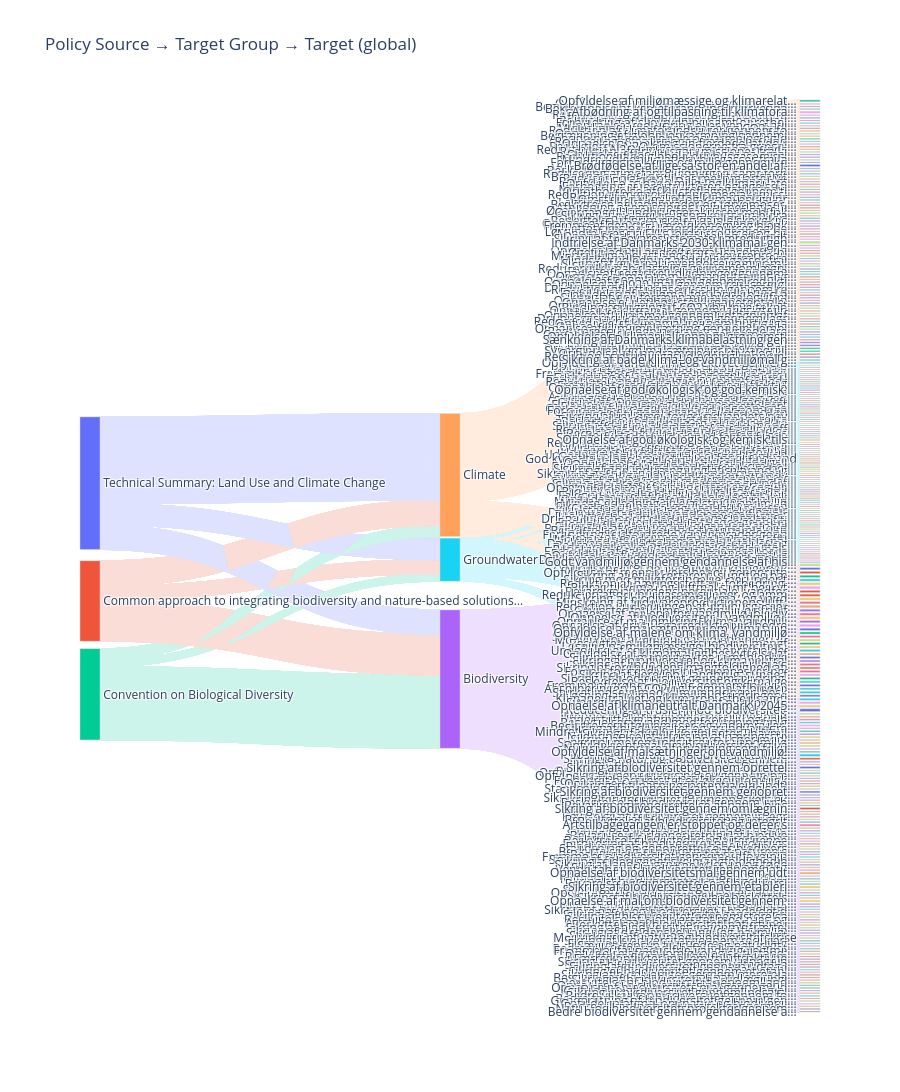

The notebook cell saved with this chart:
### Code cell
# Brug Plotlys palette
node_colors = plotly.colors.qualitative.Plotly

# Tildel farver til unikke labels (noder)
color_map = {label: node_colors[i % len(node_colors)] for i, label in enumerate(unique_labels)}

# Liste med farver i samme rækkefølge som unique_labels
node_colors_list = [color_map[label] for label in unique_labels]


# Funktion til at lysne farver (uden brug af gennemsigtighed)
def lighten(hex_color, factor=0.5):
    from plotly.colors import hex_to_rgb
    r, g, b = hex_to_rgb(hex_color)
    r = int(r + (255 - r) * factor)
    g = int(g + (255 - g) * factor)
    b = int(b + (255 - b) * factor)
    return f'rgb({r},{g},{b})'

# Lysnet farve til hver link ud fra source-node
link_colors = [lighten(node_colors_list[src], factor=0.8) for src in all_links['source']]



# Trin 3: Sankey-diagram
fig = go.Figure(data=[go.Sankey(
    arrangement='snap',
    node=dict(
        pad=60,
        thickness=20,
        line=dict(color="lightgray", width=0.5),
        label=list(unique_labels),
        color=node_colors_list
    ),
    link=dict(
        source=all_links['source'],
        target=all_links['target'],
        value=all_links['value'],
        color=link_colors
    )
)])
fig.update_layout(title_text="Policy Source → Target Group → Target (global)", font_size=12, height=6000)
fig.show()

### Figure 1 — Plotly figure (JSON) as saved in the notebook; plotly's stock layout.template omitted (floating-point values rounded to 4 significant figures; data arrays with more than 128 entries replaced by an {"elided": "..."} marker saying what was removed)
{"data": [{"arrangement": "snap", "link": {"color": {"elided": "24080 str values"}, "source": {"elided": "24080 int values"}, "target": {"elided": "24080 int values"}, "value": {"elided": "24080 int values"}}, "node": {"color": {"elided": "352 str values"}, "label": {"elided": "352 str values"}, "line": {"color": "lightgray", "width": 0.5}, "pad": 60, "thickness": 20}, "type": "sankey"}], "layout": {"font": {"size": 12}, "height": 6000, "title": {"text": "Policy Source → Target Group → Target (global)"}}}
